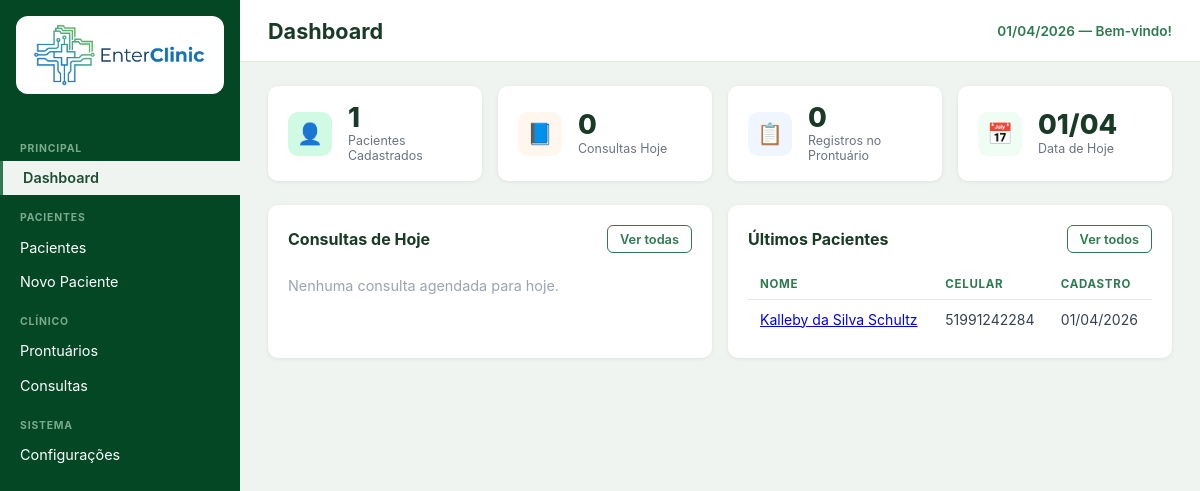
The page / on the database its author committed.
### tables this page shows
CREATE TABLE `pacientes` (
  `id` int(11) NOT NULL,
  `nome` varchar(255) NOT NULL,
  `data_nascimento` date DEFAULT NULL,
  `cpf` varchar(20) DEFAULT NULL,
  `rg` varchar(20) DEFAULT NULL,
  `telefone` varchar(20) DEFAULT NULL,
  `celular` varchar(20) DEFAULT NULL,
  `email` varchar(255) DEFAULT NULL,
  `endereco` varchar(255) DEFAULT NULL,
  `cidade` varchar(100) DEFAULT NULL,
  `estado` varchar(50) DEFAULT NULL,
  `cep` varchar(10) DEFAULT NULL,
  `profissao` varchar(100) DEFAULT NULL,
  `estado_civil` varchar(50) DEFAULT NULL,
  `numero_filhos` tinyint UNSIGNED DEFAULT NULL,
  `sexo` varchar(20) DEFAULT NULL,
  `foto_path` varchar(255) DEFAULT NULL,
  `observacoes` text DEFAULT NULL,
  `ativo` tinyint(1) NOT NULL DEFAULT 1,
  `created_at` timestamp NOT NULL DEFAULT current_timestamp(),
  `updated_at` timestamp NOT NULL DEFAULT current_timestamp() ON UPDATE current_timestamp()
);

### config.php (called while the page is built, shortened)
<?php
function sanitize(string $s): string {
    return htmlspecialchars(trim($s), ENT_QUOTES, 'UTF-8');
}

### index.php (the view, shortened to what this page needs)
<?php
require 'config.php';
$db = db();
$totalPacientes = $db->query('SELECT COUNT(*) FROM pacientes')->fetchColumn();
$totalProntuario = $db->query('SELECT COUNT(*) FROM prontuario')->fetchColumn();
$consultasHoje = $db->query("SELECT COUNT(*) FROM consultas WHERE DATE(data_hora) = CURDATE()")->fetchColumn();
$agendaHoje = $db->query(
    "SELECT c.*, p.nome FROM consultas c
     JOIN pacientes p ON p.id = c.paciente_id
     WHERE DATE(c.data_hora) = CURDATE()
     ORDER BY c.data_hora ASC LIMIT 10"
)->fetchAll();
$ultimosPacientes = $db->query(
    "SELECT id, nome, celular, created_at FROM pacientes ORDER BY created_at DESC LIMIT 5"
)->fetchAll();
include 'includes/header.php';
?>
<div class="stats-grid">
    <div class="stat-card">
        <div class="stat-icon green">👤</div>
        <div>
            <div class="stat-value"><?= $totalPacientes ?></div>
            <div class="stat-label">Pacientes Cadastrados</div>
        </div>
    </div>
    <div class="stat-card">
        <div class="stat-icon orange">📘</div>
        <div>
            <div class="stat-value"><?= $consultasHoje ?></div>
            <div class="stat-label">Consultas Hoje</div>
        </div>
    </div>
    <div class="stat-card">
        <div class="stat-icon blue">📋</div>
        <div>
            <div class="stat-value"><?= $totalProntuario ?></div>
            <div class="stat-label">Registros no Prontuário</div>
        </div>
    </div>
    <div class="stat-card">
        <div class="stat-icon teal">📅</div>
        <div>
            <div class="stat-value"><?= date('d/m') ?></div>
            <div class="stat-label">Data de Hoje</div>
        </div>
    </div>
</div>
<div class="panels-grid">
    <div class="panel">
        <div class="panel-header">
            <h2>Consultas de Hoje</h2>
            <a href="consultas.php" class="btn btn-outline btn-sm">Ver todas</a>
        </div>
        <?php if ($agendaHoje): ?>
        <table>
            <thead>
                <tr>
                    <th>HORÁRIO</th>
                    <th>PACIENTE</th>
                    <th>TIPO</th>
                    <th>STATUS</th>
                </tr>
            </thead>
            <tbody>
                <?php foreach ($agendaHoje as $c): ?>
                <?php
                    $badgeClass = match($c['status']) {
                        'Confirmado' => 'badge-green',
                        'Agendado'   => 'badge-orange',
                        'Realizado'  => 'badge-blue',
                        default      => 'badge-gray'
                    };
                ?>
                <tr>
                    <td><?= date('H:i', strtotime($c['data_hora'])) ?></td>
                    <td><a href="paciente_ver.php?id=<?= $c['paciente_id'] ?>"><?= sanitize($c['nome']) ?></a></td>
                    <td><?= sanitize($c['tipo']) ?></td>
                    <td><span class="badge <?= $badgeClass ?>"><?= sanitize($c['status']) ?></span></td>
                </tr>
                <?php endforeach; ?>
            </tbody>
        </table>
        <?php else: ?>
        <p style="color:#9ca3af;font-size:.9rem;padding:.5rem 0;">Nenhuma consulta agendada para hoje.</p>
        <?php endif; ?>
    </div>
    <div class="panel">
        <div class="panel-header">
            <h2>Últimos Pacientes</h2>
            <a href="pacientes.php" class="btn btn-outline btn-sm">Ver todos</a>
        </div>
        <?php if ($ultimosPacientes): ?>
        <table>
            <thead>
                <tr>
                    <th>NOME</th>
                    <th>CELULAR</th>
                    <th>CADASTRO</th>
                </tr>
            </thead>
            <tbody>
                <?php foreach ($ultimosPacientes as $p): ?>
                <tr>
                    <td><a href="paciente_ver.php?id=<?= $p['id'] ?>"><?= sanitize($p['nome']) ?></a></td>
                    <td><?= sanitize($p['celular'] ?? '—') ?></td>
                    <td><?= date('d/m/Y', strtotime($p['created_at'])) ?></td>
                </tr>
                <?php endforeach; ?>
            </tbody>
        </table>
        <?php else: ?>
        <p style="color:#9ca3af;font-size:.9rem;padding:.5rem 0;">Nenhum paciente cadastrado ainda.</p>
        <?php endif; ?>
    </div>
</div>
<?php include 'includes/footer.php'; ?>

### assets/css/style.css (style rules this page uses)
*, *::before, *::after { box-sizing: border-box; margin: 0; padding: 0; }
body { font-family: -apple-system, BlinkMacSystemFont, 'Segoe UI', Roboto, sans-serif; background: #f0f4f1; color: #222; display: flex; min-height: 100vh; }
.stats-grid { display: grid; grid-template-columns: repeat(4, 1fr); gap: 1rem; margin-bottom: 1.5rem; }
.stat-card { background: #fff; border-radius: 10px; padding: 1.1rem 1.25rem; display: flex; align-items: center; gap: 1rem; box-shadow: 0 1px 4px rgba(0,0,0,.07); }
.stat-icon { width: 44px; height: 44px; border-radius: 10px; display: flex; align-items: center; justify-content: center; font-size: 1.3rem; flex-shrink: 0; }
.stat-icon.green { background: #d1fae5; }
.stat-icon.orange { background: #fff7ed; }
.stat-icon.blue { background: #eff6ff; }
.stat-icon.teal { background: #f0fdf4; }
.stat-value { font-size: 1.7rem; font-weight: 800; line-height: 1; color: #1a3a28; }
.stat-label { font-size: .78rem; color: #6b7280; margin-top: .15rem; }
.panels-grid { display: grid; grid-template-columns: 1fr 1fr; gap: 1rem; }
.panel { background: #fff; border-radius: 10px; padding: 1.25rem; box-shadow: 0 1px 4px rgba(0,0,0,.07); }
.panel-header { display: flex; align-items: center; justify-content: space-between; margin-bottom: 1rem; }
.panel-header h2 { font-size: 1rem; font-weight: 700; color: #1a3a28; }
table { width: 100%; border-collapse: collapse; font-size: .875rem; }
thead th { text-align: left; font-size: .72rem; font-weight: 700; letter-spacing: .06em; color: #2d7a50; padding: .5rem .75rem; border-bottom: 1px solid #e5e7eb; }
tbody td { padding: .65rem .75rem; border-bottom: 1px solid #f3f4f6; color: #374151; }
tbody tr:last-child td { border-bottom: none; }
.btn { display: inline-flex; align-items: center; gap: .4rem; padding: .5rem 1rem; border-radius: 6px; font-size: .875rem; font-weight: 600; cursor: pointer; text-decoration: none; border: none; transition: opacity .15s, background .15s; }
.btn-outline { background: transparent; color: #2d7a50; border: 1.5px solid #2d7a50; }
.btn-sm { padding: .35rem .75rem; font-size: .8rem; }

### rows shown on the page
pacientes: nome "Kalleby da Silva Schultz", celular "51991242284", created_at "01/04/2026"

### other values the page prints
$pageTitle "Dashboard"
$totalPacientes "1"
$consultasHoje "0"
$totalProntuario "0"
